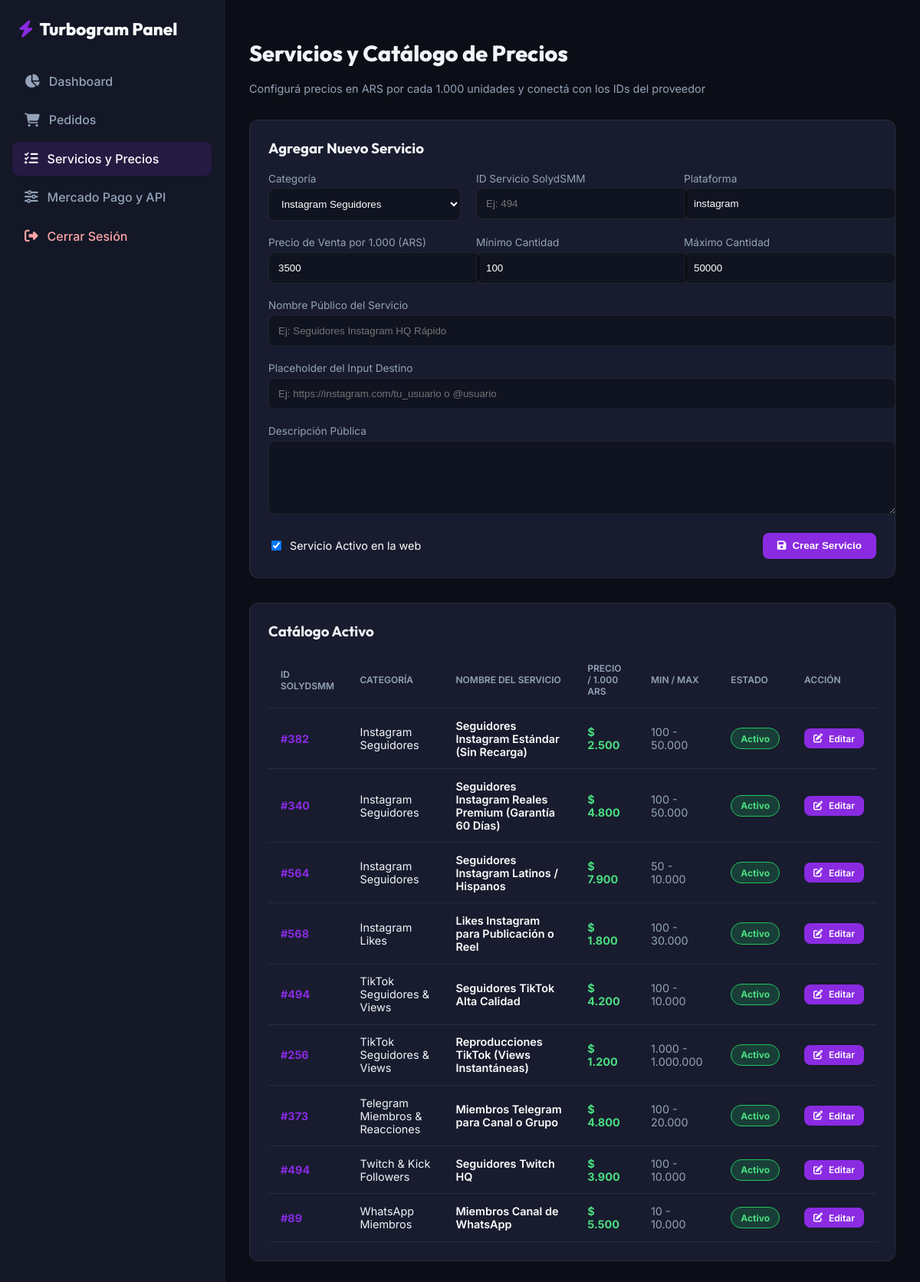
The app's page /admin/services.php (signed in) with its own data.
### tables this page shows
CREATE TABLE IF NOT EXISTS `services` (
  `id` INT AUTO_INCREMENT PRIMARY KEY,
  `category_id` INT NOT NULL,
  `provider_service_id` INT NOT NULL,
  `name` VARCHAR(255) NOT NULL,
  `platform` VARCHAR(50) NOT NULL,
  `service_type` VARCHAR(50) NOT NULL DEFAULT 'followers',
  `price_per_1000` DECIMAL(12,2) NOT NULL,
  `min_quantity` INT NOT NULL DEFAULT 100,
  `max_quantity` INT NOT NULL DEFAULT 50000,
  `input_placeholder` VARCHAR(255) DEFAULT 'https://instagram.com/tu_usuario o @usuario',
  `description` TEXT NULL,
  `status` TINYINT(1) DEFAULT 1,
  `sort_order` INT DEFAULT 0,
  FOREIGN KEY (`category_id`) REFERENCES `categories`(`id`) ON DELETE CASCADE
);

CREATE TABLE IF NOT EXISTS `categories` (
  `id` INT AUTO_INCREMENT PRIMARY KEY,
  `name` VARCHAR(100) NOT NULL,
  `icon` VARCHAR(50) NOT NULL DEFAULT 'fa-rocket',
  `platform` VARCHAR(50) NOT NULL,
  `sort_order` INT DEFAULT 0,
  `status` TINYINT(1) DEFAULT 1
);

### config/security.php (called while the page is built, shortened)
<?php
function format_price(float|int $amount, bool $include_symbol = true): string {
    $formatted = number_format(round($amount), 0, ',', '.');
    return $include_symbol ? '$ ' . $formatted : $formatted;
}

### admin/services.php (the view, shortened to what this page needs)
<?php
require_once __DIR__ . '/../config/security.php';
$pdo = Database::getConnection();
$stmtCats = $pdo->query("SELECT * FROM categories ORDER BY sort_order ASC");
$categories = $stmtCats->fetchAll();
$stmtServices = $pdo->query("
    SELECT s.*, c.name as category_name
    FROM services s
    JOIN categories c ON s.category_id = c.id
    ORDER BY c.sort_order ASC, s.sort_order ASC
");
$services = $stmtServices->fetchAll();
$editService = null;
?>
<!DOCTYPE html>
<html lang="es-AR">
<head>
    <link rel="stylesheet" href="https://cdnjs.cloudflare.com/ajax/libs/font-awesome/6.5.1/css/all.min.css">
    <link rel="stylesheet" href="../assets/css/admin.css">
</head>
<body class="admin-body">
<div class="admin-layout">
    <aside class="admin-sidebar">
        <div class="admin-brand">
            <i class="fa-solid fa-bolt" style="color: var(--admin-accent);"></i> Turbogram Panel
        </div>
        <ul class="admin-menu">
            <li><a href="index.php"><i class="fa-solid fa-chart-pie"></i> Dashboard</a></li>
            <li><a href="orders.php"><i class="fa-solid fa-cart-shopping"></i> Pedidos</a></li>
            <li><a href="services.php" class="active"><i class="fa-solid fa-list-check"></i> Servicios y Precios</a></li>
            <li><a href="settings.php"><i class="fa-solid fa-sliders"></i> Mercado Pago y API</a></li>
            <li style="margin-top: auto;"><a href="logout.php" style="color: #fca5a5;"><i class="fa-solid fa-right-from-bracket"></i> Cerrar Sesión</a></li>
        </ul>
    </aside>
    <main class="admin-main">
        <div class="admin-header">
            <div>
                <h1 class="admin-title">Servicios y Catálogo de Precios</h1>
                <p style="color: var(--admin-muted); font-size: 0.9rem; margin: 0;">Configurá precios en ARS por cada 1.000 unidades y conectá con los IDs del proveedor</p>
            </div>
        </div>
        <div class="table-card" style="margin-bottom: 2rem;">
            <h3 style="font-family: 'Outfit', sans-serif; margin-top: 0; margin-bottom: 1.25rem;">
                <?= $editService ? 'Editar Servicio: ' . htmlspecialchars($editService['name']) : 'Agregar Nuevo Servicio' ?>
            </h3>
            <form action="services.php" method="POST">
                <div style="display: grid; grid-template-columns: repeat(auto-fit, minmax(220px, 1fr)); gap: 1.25rem; margin-bottom: 1.25rem;">
                    <div>
                        <label style="display: block; font-size: 0.85rem; color: var(--admin-muted); margin-bottom: 0.3rem;">Categoría</label>
                        <select name="category_id" style="width: 100%; background: rgba(0,0,0,0.3); border: 1px solid var(--admin-border); border-radius: 8px; padding: 0.75rem; color: #fff;" required>
                            <?php foreach ($categories as $cat): ?>
                                <option value="<?= $cat['id'] ?>" <?= ($editService['category_id'] ?? '') == $cat['id'] ? 'selected' : '' ?>>
                                    <?= htmlspecialchars($cat['name']) ?>
                                </option>
                            <?php endforeach; ?>
                        </select>
                    </div>
                    <div>
                        <label style="display: block; font-size: 0.85rem; color: var(--admin-muted); margin-bottom: 0.3rem;">ID Servicio SolydSMM</label>
                        <input type="number" name="provider_service_id" style="width: 100%; background: rgba(0,0,0,0.3); border: 1px solid var(--admin-border); border-radius: 8px; padding: 0.75rem; color: #fff;" value="<?= $editService['provider_service_id'] ?? '' ?>" placeholder="Ej: 494" required>
                    </div>
                    <div>
                        <label style="display: block; font-size: 0.85rem; color: var(--admin-muted); margin-bottom: 0.3rem;">Plataforma</label>
                        <input type="text" name="platform" style="width: 100%; background: rgba(0,0,0,0.3); border: 1px solid var(--admin-border); border-radius: 8px; padding: 0.75rem; color: #fff;" value="<?= $editService['platform'] ?? 'instagram' ?>" placeholder="instagram, tiktok, etc." required>
                    </div>
                    <div>
                        <label style="display: block; font-size: 0.85rem; color: var(--admin-muted); margin-bottom: 0.3rem;">Precio de Venta por 1.000 (ARS)</label>
                        <input type="number" step="10" name="price_per_1000" style="width: 100%; background: rgba(0,0,0,0.3); border: 1px solid var(--admin-border); border-radius: 8px; padding: 0.75rem; color: #fff;" value="<?= $editService['price_per_1000'] ?? '3500' ?>" placeholder="Ej: 3500" required>
                    </div>
                    <div>
                        <label style="display: block; font-size: 0.85rem; color: var(--admin-muted); margin-bottom: 0.3rem;">Mínimo Cantidad</label>
                        <input type="number" name="min_quantity" style="width: 100%; background: rgba(0,0,0,0.3); border: 1px solid var(--admin-border); border-radius: 8px; padding: 0.75rem; color: #fff;" value="<?= $editService['min_quantity'] ?? '100' ?>" required>
                    </div>
                    <div>
                        <label style="display: block; font-size: 0.85rem; color: var(--admin-muted); margin-bottom: 0.3rem;">Máximo Cantidad</label>
                        <input type="number" name="max_quantity" style="width: 100%; background: rgba(0,0,0,0.3); border: 1px solid var(--admin-border); border-radius: 8px; padding: 0.75rem; color: #fff;" value="<?= $editService['max_quantity'] ?? '50000' ?>" required>
                    </div>
                </div>
                <div style="margin-bottom: 1.25rem;">
                    <label style="display: block; font-size: 0.85rem; color: var(--admin-muted); margin-bottom: 0.3rem;">Nombre Público del Servicio</label>
                    <input type="text" name="name" style="width: 100%; background: rgba(0,0,0,0.3); border: 1px solid var(--admin-border); border-radius: 8px; padding: 0.75rem; color: #fff;" value="<?= htmlspecialchars($editService['name'] ?? '') ?>" placeholder="Ej: Seguidores Instagram HQ Rápido" required>
                </div>
                <div style="margin-bottom: 1.25rem;">
                    <label style="display: block; font-size: 0.85rem; color: var(--admin-muted); margin-bottom: 0.3rem;">Placeholder del Input Destino</label>
                    <input type="text" name="input_placeholder" style="width: 100%; background: rgba(0,0,0,0.3); border: 1px solid var(--admin-border); border-radius: 8px; padding: 0.75rem; color: #fff;" value="<?= htmlspecialchars($editService['input_placeholder'] ?? '') ?>" placeholder="Ej: https://instagram.com/tu_usuario o @usuario">
                </div>
                <div style="margin-bottom: 1.25rem;">
                    <label style="display: block; font-size: 0.85rem; color: var(--admin-muted); margin-bottom: 0.3rem;">Descripción Pública</label>
                    <textarea name="description" style="width: 100%; background: rgba(0,0,0,0.3); border: 1px solid var(--admin-border); border-radius: 8px; padding: 0.75rem; color: #fff; height: 70px;"><?= htmlspecialchars($editService['description'] ?? '') ?></textarea>
                </div>
                <div style="display: flex; justify-content: space-between; align-items: center;">
                    <label style="color: #fff; font-size: 0.9rem; display: flex; align-items: center; gap: 0.5rem; cursor: pointer;">
                        <input type="checkbox" name="status" value="1" <?= ($editService['status'] ?? 1) == 1 ? 'checked' : '' ?>>
                        <span>Servicio Activo en la web</span>
                    </label>
                    <button type="submit" class="btn-admin">
                        <i class="fa-solid fa-floppy-disk"></i> <?= $editService ? 'Guardar Cambios' : 'Crear Servicio' ?>
                    </button>
                </div>
            </form>
        </div>
        <div class="table-card">
            <h3 style="font-family: 'Outfit', sans-serif; margin-top: 0; margin-bottom: 1rem;">Catálogo Activo</h3>
            <table class="admin-table">
                <thead>
                    <tr>
                        <th>ID SolydSMM</th>
                        <th>Categoría</th>
                        <th>Nombre del Servicio</th>
                        <th>Precio / 1.000 ARS</th>
                        <th>Min / Max</th>
                        <th>Estado</th>
                        <th>Acción</th>
                    </tr>
                </thead>
                <tbody>
                    <?php foreach ($services as $s): ?>
                        <tr>
                            <td><strong style="color: var(--admin-accent);">#<?= $s['provider_service_id'] ?></strong></td>
                            <td><?= htmlspecialchars($s['category_name']) ?></td>
                            <td style="color: #fff; font-weight: 600;"><?= htmlspecialchars($s['name']) ?></td>
                            <td style="color: #4ade80; font-weight: 700;"><?= format_price($s['price_per_1000']) ?></td>
                            <td style="color: var(--admin-muted);"><?= number_format($s['min_quantity'], 0, ',', '.') ?> - <?= number_format($s['max_quantity'], 0, ',', '.') ?></td>
                            <td>
                                <?php if ($s['status'] == 1): ?>
                                    <span class="badge badge-success">Activo</span>
                                <?php else: ?>
                                    <span class="badge badge-danger">Inactivo</span>
                                <?php endif; ?>
                            </td>
                            <td>
                                <a href="services.php?edit=<?= $s['id'] ?>" class="btn-admin" style="padding: 0.35rem 0.75rem; font-size: 0.75rem;">
                                    <i class="fa-solid fa-pen-to-square"></i> Editar
                                </a>
                            </td>
                        </tr>
                    <?php endforeach; ?>
                </tbody>
            </table>
        </div>
    </main>
</div>
</body>
</html>

### assets/css/admin.css (style rules this page uses)
:root { --admin-bg: #0c0e17; --admin-sidebar: #131726; --admin-card: #181c2e; --admin-border: rgba(255, 255, 255, 0.07); --admin-accent: #8a2be2; --admin-text: #f1f5f9; --admin-muted: #94a3b8; }
body.admin-body { background-color: var(--admin-bg); color: var(--admin-text); font-family: 'Inter', sans-serif; margin: 0; padding: 0; }
.admin-layout { display: flex; min-height: 100vh; }
.admin-sidebar { width: 260px; background: var(--admin-sidebar); border-right: 1px solid var(--admin-border); padding: 1.5rem 1rem; display: flex; flex-direction: column; }
.admin-brand { font-family: 'Outfit', sans-serif; font-size: 1.4rem; font-weight: 800; color: #fff; margin-bottom: 2rem; display: flex; align-items: center; gap: 0.5rem; padding: 0 0.5rem; }
.admin-menu { list-style: none; padding: 0; margin: 0; display: flex; flex-direction: column; gap: 0.4rem; }
.admin-menu a { display: flex; align-items: center; gap: 0.75rem; padding: 0.75rem 1rem; color: var(--admin-muted); border-radius: 8px; font-weight: 500; text-decoration: none; transition: all 0.2s ease; }
.admin-menu a:hover, .admin-menu a.active { background: rgba(138, 43, 226, 0.15); color: #fff; }
.admin-menu a i { font-size: 1.1rem; }
.admin-main { flex: 1; padding: 2rem; overflow-y: auto; }
.admin-header { display: flex; justify-content: space-between; align-items: center; margin-bottom: 2rem; }
.admin-title { font-family: 'Outfit', sans-serif; font-size: 1.8rem; font-weight: 800; }
.table-card { background: var(--admin-card); border: 1px solid var(--admin-border); border-radius: 12px; padding: 1.5rem; margin-bottom: 2rem; }
.admin-table { width: 100%; border-collapse: collapse; margin-top: 1rem; }
.admin-table th, .admin-table td { padding: 0.85rem 1rem; text-align: left; border-bottom: 1px solid var(--admin-border); font-size: 0.9rem; }
.admin-table th { color: var(--admin-muted); font-weight: 600; text-transform: uppercase; font-size: 0.75rem; }
.badge { padding: 0.35rem 0.75rem; border-radius: 20px; font-weight: 700; font-size: 0.75rem; display: inline-block; }
.badge-success { background: rgba(34, 197, 94, 0.2); color: #4ade80; border: 1px solid #22c55e; }
.btn-admin { background: var(--admin-accent); color: #fff; border: none; padding: 0.6rem 1.2rem; border-radius: 8px; font-weight: 600; cursor: pointer; text-decoration: none; display: inline-flex; align-items: center; gap: 0.5rem; }

### records on screen
services: provider_service "382", category.name "Instagram Seguidores", name "Seguidores Instagram Estándar (Sin Recarga)", price_per_1000 "$ 2.500", min_quantity "100", max_quantity "50.000", status "Activo"
services: provider_service "340", category.name "Instagram Seguidores", name "Seguidores Instagram Reales Premium (Garantía 60 Días)", price_per_1000 "$ 4.800", min_quantity "100", max_quantity "50.000", status "Activo"
services: provider_service "564", category.name "Instagram Seguidores", name "Seguidores Instagram Latinos / Hispanos", price_per_1000 "$ 7.900", min_quantity "50", max_quantity "10.000", status "Activo"
services: provider_service "568", category.name "Instagram Likes", name "Likes Instagram para Publicación o Reel", price_per_1000 "$ 1.800", min_quantity "100", max_quantity "30.000", status "Activo"
services: provider_service "494", category.name "TikTok Seguidores & Views", name "Seguidores TikTok Alta Calidad", price_per_1000 "$ 4.200", min_quantity "100", max_quantity "10.000", status "Activo"
services: provider_service "256", category.name "TikTok Seguidores & Views", name "Reproducciones TikTok (Views Instantáneas)", price_per_1000 "$ 1.200", min_quantity "1.000", max_quantity "1.000.000", status "Activo"
services: provider_service "373", category.name "Telegram Miembros & Reacciones", name "Miembros Telegram para Canal o Grupo", price_per_1000 "$ 4.800", min_quantity "100", max_quantity "20.000", status "Activo"
services: provider_service "494", category.name "Twitch & Kick Followers", name "Seguidores Twitch HQ", price_per_1000 "$ 3.900", min_quantity "100", max_quantity "10.000", status "Activo"
services: provider_service "89", category.name "WhatsApp Miembros", name "Miembros Canal de WhatsApp", price_per_1000 "$ 5.500", min_quantity "10", max_quantity "10.000", status "Activo"

### other values on screen
form field category_id "Instagram Seguidores"
